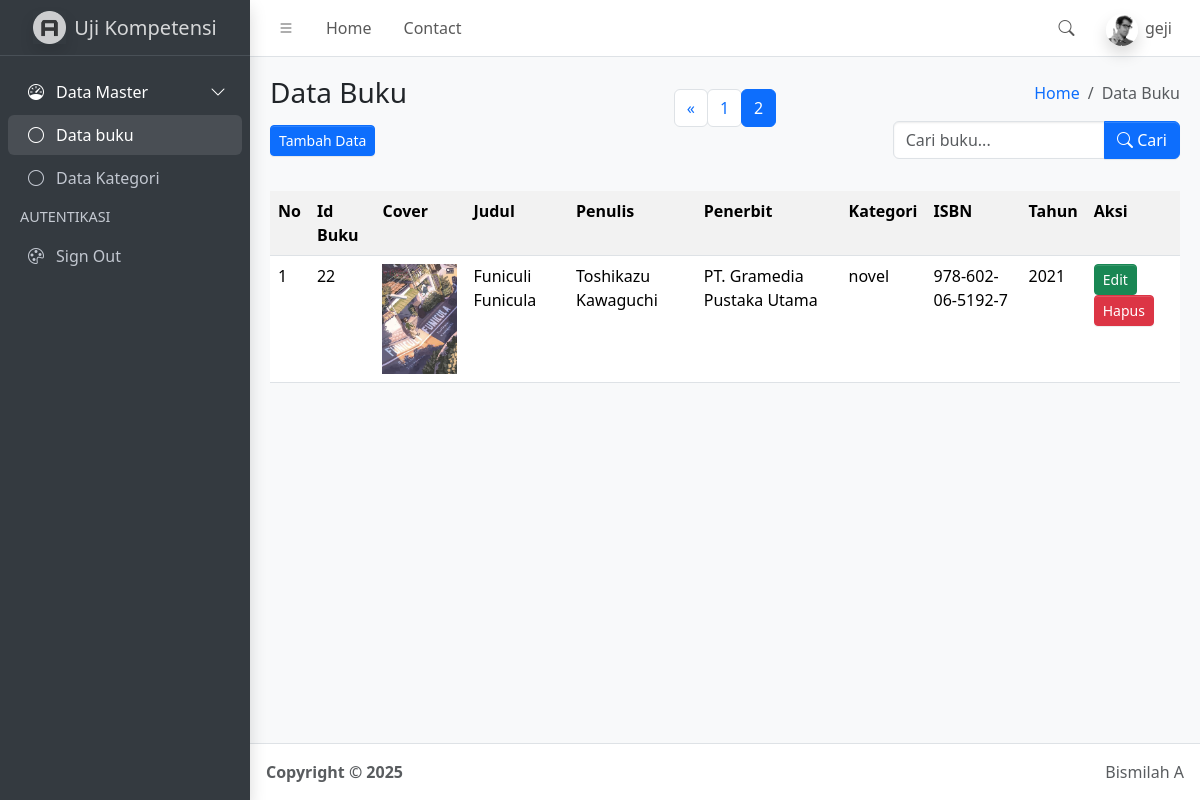
/index.php?halaman=2 (signed in), run on the app's committed database.
### tables this page shows
CREATE TABLE `buku` (
  `id_buku` int(100) NOT NULL,
  `judul` varchar(100) NOT NULL,
  `penulis` varchar(1000) NOT NULL,
  `penerbit` varchar(100) NOT NULL,
  `tahun_terbit` year(4) NOT NULL,
  `cover` varchar(100) NOT NULL,
  `isbn` varchar(10000) NOT NULL,
  `tanggal_input` timestamp NOT NULL DEFAULT current_timestamp() ON UPDATE current_timestamp(),
  `id_kategori` int(100) NOT NULL
);

CREATE TABLE `kategori` (
  `id_kategori` int(100) NOT NULL,
  `nama_kategori` varchar(100) NOT NULL,
  `tanggal_input` timestamp NOT NULL DEFAULT current_timestamp() ON UPDATE current_timestamp()
);

### function.php (called while the page is built, shortened)
<?php
$conn = mysqli_connect("localhost", "root", "", "simbs");
function query($query){
    global $conn;
    $result = mysqli_query($conn, $query);
    $rows = [];
    while( $row = mysqli_fetch_assoc($result) ) {
        $rows[] = $row;
    }
    return $rows;
}

### index.php (the view, shortened to what this page needs)
<?php
    require("function.php");
    $jumlahDataPerHalaman = 4;
    $jumlahData = count(query("SELECT
    buku.judul,
    buku.penulis,
    buku.tahun_terbit,
    buku.cover,
    buku.isbn,
    kategori.nama_kategori
FROM
    buku
INNER JOIN
    kategori
ON
    kategori.id_kategori = buku.id_kategori"));
    $jumlahHalaman = ceil($jumlahData / $jumlahDataPerHalaman);
    $halamanAktif = ( isset($_GET["halaman"]) ) ? $_GET["halaman"] : 1;
    $awalData = ( $jumlahDataPerHalaman * $halamanAktif ) - $jumlahDataPerHalaman;
    $buku = query("SELECT
    buku.*,
    kategori.nama_kategori FROM
    buku INNER JOIN
    kategori ON
    kategori.id_kategori = buku.id_kategori LIMIT $awalData, $jumlahDataPerHalaman");
?>
<!doctype html>
<html lang="en">
  <head>
    <link
      rel="stylesheet"
      href="https://cdn.jsdelivr.net/npm/@fontsource/source-sans-3@5.0.12/index.css"
      media="print"
      onload="this.media='all'"
    />
    <link
      rel="stylesheet"
      href="https://cdn.jsdelivr.net/npm/overlayscrollbars@2.11.0/styles/overlayscrollbars.min.css"
    />
    <link
      rel="stylesheet"
      href="https://cdn.jsdelivr.net/npm/bootstrap-icons@1.13.1/font/bootstrap-icons.min.css"
    />
    <link rel="stylesheet" href="dist/css/adminlte.min.css" />
    <link
      rel="stylesheet"
      href="https://cdn.jsdelivr.net/npm/apexcharts@3.37.1/dist/apexcharts.css"
    />
    <link
      rel="stylesheet"
      href="https://cdn.jsdelivr.net/npm/jsvectormap@1.5.3/dist/css/jsvectormap.min.css"
    />
  </head>
  <body class="layout-fixed sidebar-expand-lg bg-body-tertiary">
    <div class="app-wrapper">
      <nav class="app-header navbar navbar-expand bg-body">
        <div class="container-fluid">
          <ul class="navbar-nav">
            <li class="nav-item">
              <a class="nav-link" data-lte-toggle="sidebar" href="#" role="button">
                <i class="bi bi-list"></i>
              </a>
            </li>
            <li class="nav-item d-none d-md-block">
              <a href="index.php" class="nav-link">Home</a>
            </li>
            <li class="nav-item d-none d-md-block">
              <a href="#" class="nav-link">Contact</a>
            </li>
          </ul>
          <ul class="navbar-nav ms-auto">
            <li class="nav-item">
              <a class="nav-link" data-widget="navbar-search" href="#" role="button">
                <i class="bi bi-search"></i>
              </a>
            </li>
            <li class="nav-item dropdown user-menu">
              <a href="#" class="nav-link dropdown-toggle" data-bs-toggle="dropdown">
                <img
                  src="dist/assets/img/user2-160x160.jpg"
                  class="user-image rounded-circle shadow"
                  alt="User Image"
                />
                <span class="d-none d-md-inline"><?= $_SESSION['username']?></span>
              </a>
            </li>
          </ul>
        </div>
      </nav>
      <aside class="app-sidebar bg-body-secondary shadow" data-bs-theme="dark">
        <div class="sidebar-brand">
          <a href="index.php" class="brand-link">
            <img
              src="dist/assets/img/AdminLTELogo.png"
              alt="AdminLTE Logo"
              class="brand-image opacity-75 shadow"
            />
            <span class="brand-text fw-light">Uji Kompetensi</span>
          </a>
        </div>
        <div class="sidebar-wrapper">
          <nav class="mt-2">
            <ul
              class="nav sidebar-menu flex-column"
              data-lte-toggle="treeview"
              role="navigation"
              aria-label="Main navigation"
              data-accordion="false"
              id="navigation"
            >
              <li class="nav-item menu-open">
                <a href="#" class="nav-link active">
                  <i class="nav-icon bi bi-speedometer"></i>
                  <p>
                    Data Master
                  </p>
                </a>
                <ul class="nav nav-treeview">
                  <li class="nav-item">
                    <a href="./index.html" class="nav-link active">
                      <i class="nav-icon bi bi-circle"></i>
                      <p>Data buku</p>
                    </a>
                  </li>
                  <li class="nav-item">
                    <a href="kategori.php" class="nav-link">
                      <i class="nav-icon bi bi-circle"></i>
                      <p>Data Kategori</p>
                    </a>
                  </li>
                </ul>
              </li>
              <li class="nav-header">AUTENTIKASI</li>
              <li class="nav-item">
                <a href="logout.php" class="nav-link">
                  <i class="nav-icon bi bi-palette"></i>
                  <p>Sign Out</p>
                </a>
              </li>
            </ul>
          </nav>
        </div>
      </aside>
      <main class="app-main">
        <div class="app-content-header">
          <div class="container-fluid">
            <div class="row  mb-3 align-items-center">
              <div class="col-sm-4">
                <h3 class="mb-3">Data Buku</h3>
                <a href="tambah_data.php">
                  <button class="btn-sm btn btn-primary">Tambah Data</button>
                </a>
              </div>
              <div class="col-sm-4 d-flex justify-content-center">
                <nav aria-label="Page navigation example">
                    <ul class="pagination">
                        <?php if ($halamanAktif > 1) : ?>
                            <li class="page-item">
                                <a class="page-link" href="?halaman=<?= $halamanAktif - 1; ?>">&laquo;</a>
                            </li>
                        <?php endif; ?>
                        <?php for ($i = 1; $i <= $jumlahHalaman; $i++) : ?>
                            <?php if ($i == $halamanAktif) : ?>
                                <li class="page-item active">
                                    <a class="page-link" href="?halaman=<?= $i; ?>"><?= $i; ?></a>
                                </li>
                            <?php else : ?>
                                <li class="page-item">
                                    <a class="page-link" href="?halaman=<?= $i; ?>"><?= $i; ?></a>
                                </li>
                            <?php endif; ?>
                        <?php endfor; ?>
                    </ul>
                </nav>
              </div>
              <div class="col-sm-4 d-flex flex-column align-items-end">
                <ol class="breadcrumb">
                  <li class="breadcrumb-item"><a href="index.php">Home</a></li>
                  <li class="breadcrumb-item active" aria-current="page">Data Buku</li>
                </ol>
                <form class="mt-2" action="" method="POST">
                  <div class="input-group">
                  <input
                    type="text"
                    class="form-control"
                    name="keyword"
                    placeholder="Cari buku..."
                    autocomplete="off"
                  >
                  <button class="btn btn-primary" type="submit" name="tombol_search">
                    <i class="bi bi-search"></i> Cari
                  </button>
                </div>
                </form>
              </div>
            </div>
          </div>
        </div>
        <div class="app-content">
          <div class="container-fluid">
            <div class="row">
              <div class="col">
                <table class="table table-striped table-hover">
                  <tr>
                    <th>No </th>
                    <th>Id Buku</th>
                    <th>Cover</th>
                    <th>Judul</th>
                    <th>Penulis</th>
                    <th>Penerbit</th>
                    <th>Kategori</th>
                    <th>ISBN</th>
                    <th>Tahun</th>
                    <th>Aksi</th>
                  </tr>
                <?php $no=1 ?>
                <?php foreach($buku as $data): ?>
                  <tr>
                    <td> <?= $no ?> </td>
                    <td> <?= $data['id_buku'] ?> </td>
                    <td>
                        <img src="img/<?= $data['cover'] ?> " height="110" width="75" alt="">
                    </td>
                    <td> <?= $data['judul'] ?> </td>
                    <td> <?= $data['penulis'] ?> </td>
                    <td> <?= $data['penerbit'] ?> </td>
                    <td> <?= $data['nama_kategori'] ?> </td>
                    <td> <?= $data['isbn'] ?> </td>
                    <td> <?= $data['tahun_terbit'] ?> </td>
                    <td>
                      <a href="ubah_data.php?id=<?= $data['id_buku'] ?>" class="btn btn-success btn-sm">Edit</a>
                      <a href="hapus_data.php?id=<?= $data['id_buku'] ?>" class="btn btn-danger btn-sm">Hapus</a>
                    </td>
                </tr>
                <?php $no++; ?>
                <?php endforeach; ?>
                </table>
              </div>
            </div>
          </div>
        </div>
      </main>
      <footer class="app-footer">
        <div class="float-end d-none d-sm-inline">Bismilah A</div>
        <strong>
          Copyright &copy; 2025&nbsp;
        </strong>
      </footer>
    </div>
  </body>
</html>

### data on the page
buku: id_buku "22", cover (picture), judul "Funiculi Funicula", penulis "Toshikazu Kawaguchi", penerbit "PT. Gramedia Pustaka Utama", id_kategori.nama_kategori "novel", isbn "978-602-06-5192-7", tahun_terbit "2021"

### other printed values
$_SESSION['username'] "geji"
